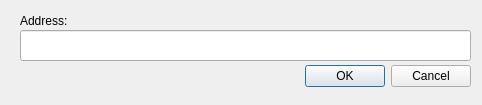
<?xml version="1.0" encoding="UTF-8"?>
<ui version="4.0">
 <class>FileDialog</class>
 <widget class="QDialog" name="FileDialog">
  <property name="geometry">
   <rect>
    <x>0</x>
    <y>0</y>
    <width>482</width>
    <height>105</height>
   </rect>
  </property>
  <property name="windowTitle">
   <string>Dialog</string>
  </property>
  <widget class="QDialogButtonBox" name="buttonBox">
   <property name="geometry">
    <rect>
     <x>130</x>
     <y>60</y>
     <width>341</width>
     <height>32</height>
    </rect>
   </property>
   <property name="orientation">
    <enum>Qt::Horizontal</enum>
   </property>
   <property name="standardButtons">
    <set>QDialogButtonBox::Cancel|QDialogButtonBox::Ok</set>
   </property>
  </widget>
  <widget class="QLineEdit" name="lineEdit">
   <property name="geometry">
    <rect>
     <x>20</x>
     <y>30</y>
     <width>451</width>
     <height>31</height>
    </rect>
   </property>
  </widget>
  <widget class="QLabel" name="label">
   <property name="geometry">
    <rect>
     <x>20</x>
     <y>10</y>
     <width>67</width>
     <height>21</height>
    </rect>
   </property>
   <property name="text">
    <string>Address:</string>
   </property>
  </widget>
 </widget>
 <resources/>
 <connections>
  <connection>
   <sender>buttonBox</sender>
   <signal>accepted()</signal>
   <receiver>FileDialog</receiver>
   <slot>accept()</slot>
   <hints>
    <hint type="sourcelabel">
     <x>248</x>
     <y>254</y>
    </hint>
    <hint type="destinationlabel">
     <x>157</x>
     <y>274</y>
    </hint>
   </hints>
  </connection>
  <connection>
   <sender>buttonBox</sender>
   <signal>rejected()</signal>
   <receiver>FileDialog</receiver>
   <slot>reject()</slot>
   <hints>
    <hint type="sourcelabel">
     <x>316</x>
     <y>260</y>
    </hint>
    <hint type="destinationlabel">
     <x>286</x>
     <y>274</y>
    </hint>
   </hints>
  </connection>
 </connections>
</ui>
